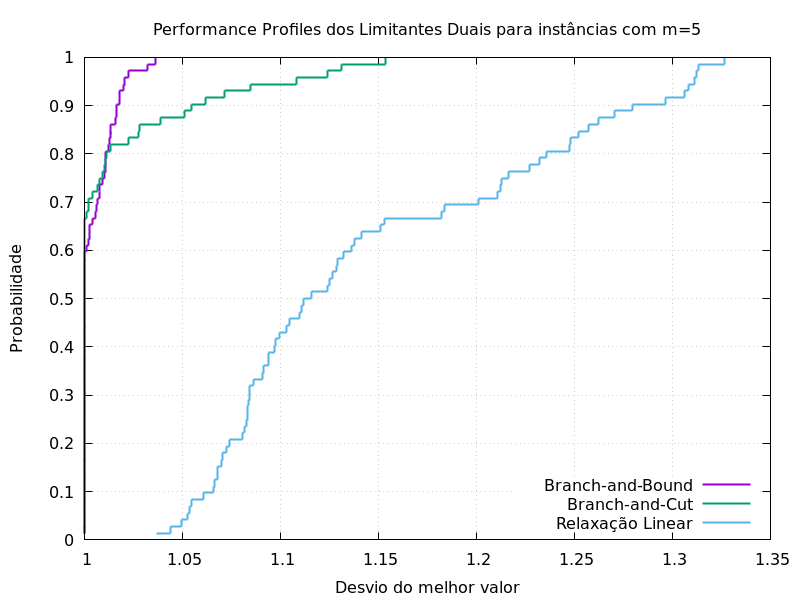

Here is the gnuplot script that generated this plot:
#! /usr/bin/gnuplot
set terminal pngcairo size 800,600 
set grid
set output "5-dual.png"
set title "Performance Profiles dos Limitantes Duais para instâncias com m=5"
set xlabel "Desvio do melhor valor"
set ylabel "Probabilidade"
set key right bottom
plot "5-dual.csv" using 3:1 with steps linewidth 2 title "Branch-and-Bound", "5-dual.csv" using 4:1 with steps linewidth 2 title "Branch-and-Cut", "5-dual.csv" using 2:1 with steps linewidth 2 title "Relaxação Linear"
